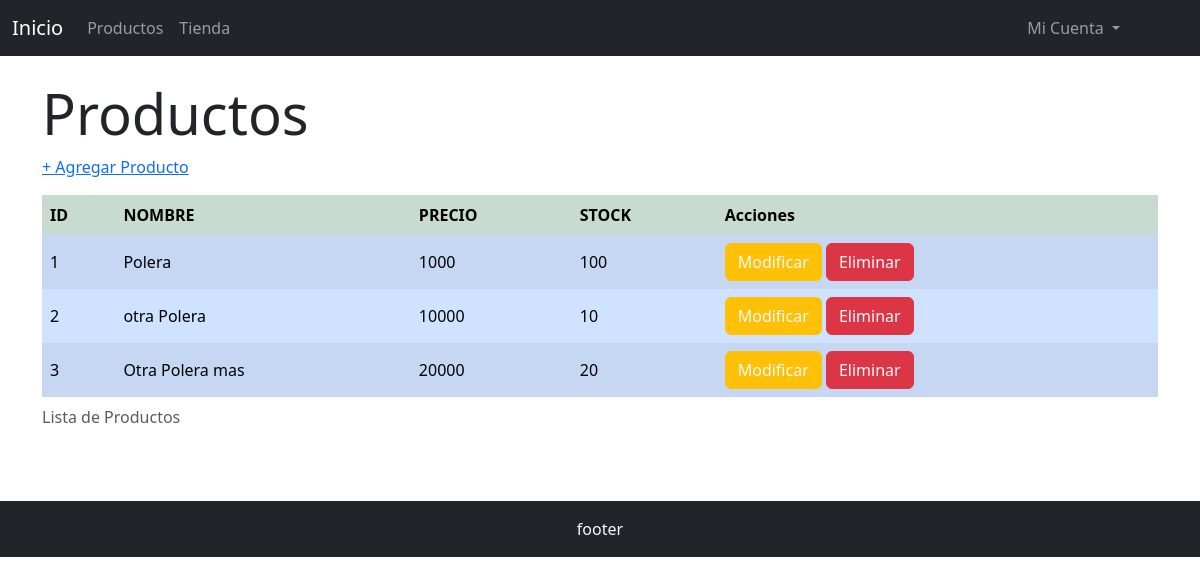
The page /admProductos on the database as committed earlier.
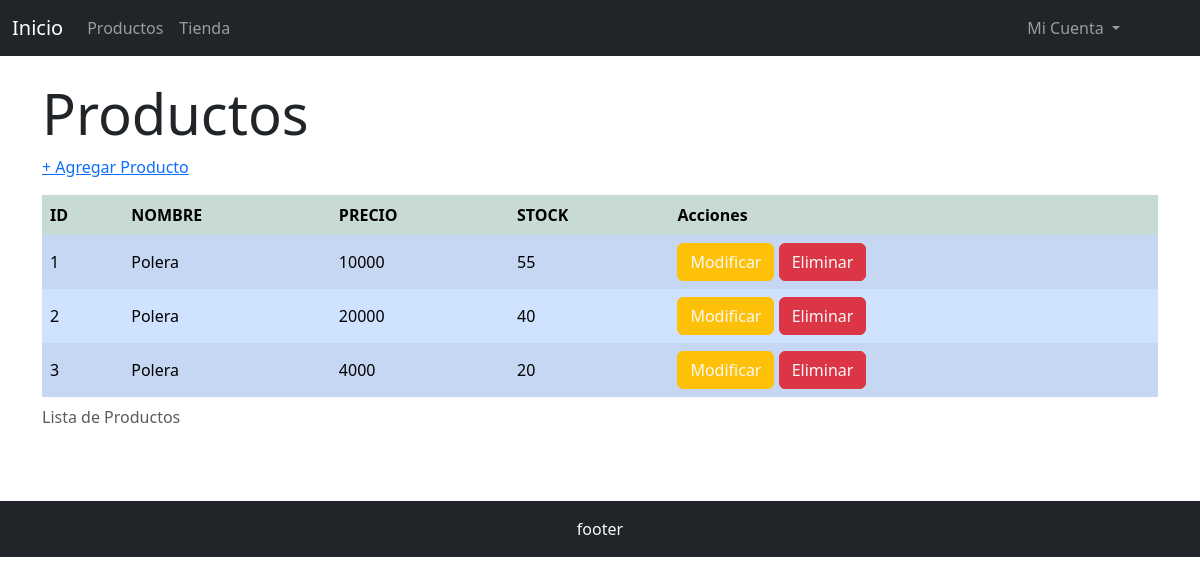
The same page on the database as committed later.
### aplicacion/models.py (models this page shows, shortened)
class Producto(models.Model):
    id=models.IntegerField(primary_key=True)
    nombre=models.CharField(max_length=50)
    descripcion=models.TextField(max_length=300)
    precio=models.IntegerField()
    stock=models.IntegerField()
    imagen=models.ImageField(upload_to="productos")

### aplicacion/views.py (the view)
# urls.py: path('admProductos', Admproductos, name="admProductos"),
def Admproductos(request):
    productos = Producto.objects.all()
    contexto = {'prod': productos}
    return render(request, 'aplicacion/productos/productos.html', contexto)

### carro/context_processor.py (called while the page is built)
def importe_total_carro(request):
    total = 0
    if request.user.is_authenticated:
        carro = request.session.get("carro", {})  # Obtener el diccionario del carrito o un diccionario vacío si no existe
        for key, value in carro.items():
            precio = float(value.get("precio", 0))
            total += precio
    return {"importe_total_carro": total}

### aplicacion/templates/aplicacion/productos/productos.html (shortened to what this page needs)
{% extends 'aplicacion/base.html' %}
{% load static %}
{% block contenido %}
<div class="mt-3">
    <h1 class="display-4">Productos</h1>
    <a href="{% url 'crearproducto' %}">+ Agregar Producto</a>
    <div class="table-responsive mt-3">
        <table class="table table-striped
            table-hover
            table-borderless
            table-success
            align-middle">
            <thead class="table-light">
                <caption>Lista de Productos</caption>
                <tr>
                    <th>ID</th>
                    <th>NOMBRE</th>
                    <th>PRECIO</th>
                    <th>STOCK</th>
                    <th>Acciones</th>
                </tr>
            </thead>
            <tbody class="table-group-divider">
                {% for prod in prod %}
                <tr class="table-primary">
                    <td>{{prod.id}}</td>
                    <td>{{prod.nombre}}</td>
                    <td>{{prod.precio}}</td>
                    <td>{{prod.stock}}</td>
                    <td><a href="{% url 'updateproducto' prod.id %}" role="button" class="btn btn-warning text-light">Modificar</a>
                    <a href="{% url 'deleteproducto' prod.id %}" role="button" class="btn btn-danger text-light">Eliminar</a> </td>
                </tr>
                {% endfor %}
            </tbody>
        </table>
    </div>
</div>
{% endblock contenido %}

Rows that differ between the two databases and show on the page:
changed Producto id 1: precio "1000" → "10000"; stock "100" → "55"
changed Producto id 2: nombre "otra Polera" → "Polera"; precio "10000" → "20000"; stock "10" → "40"
changed Producto id 3: nombre "Otra Polera mas" → "Polera"; precio "20000" → "4000"
